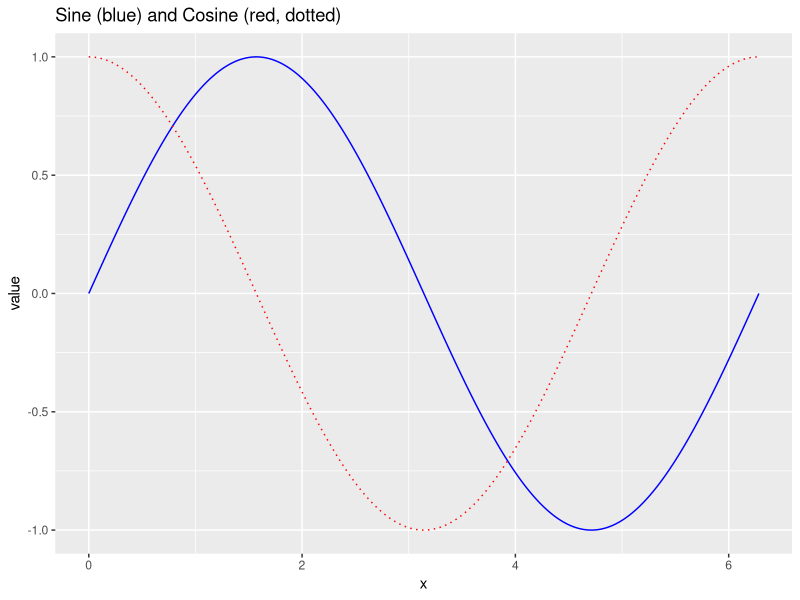
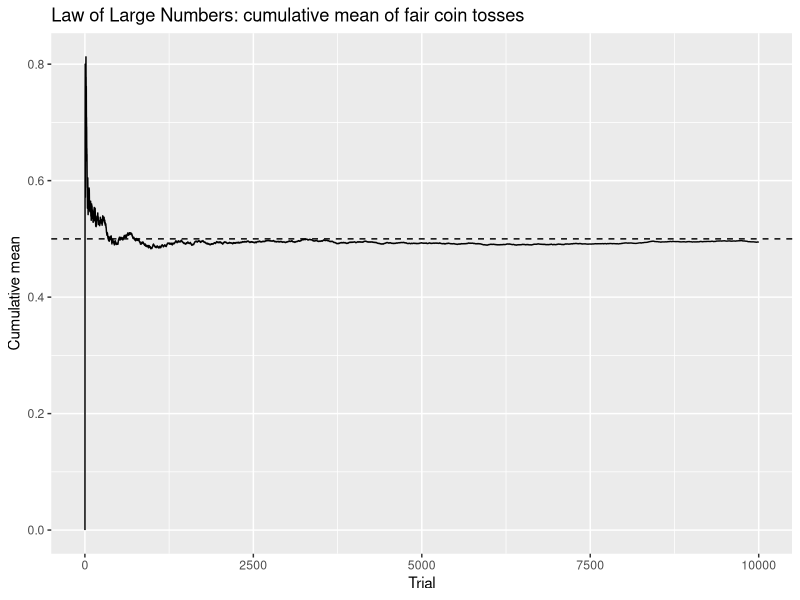
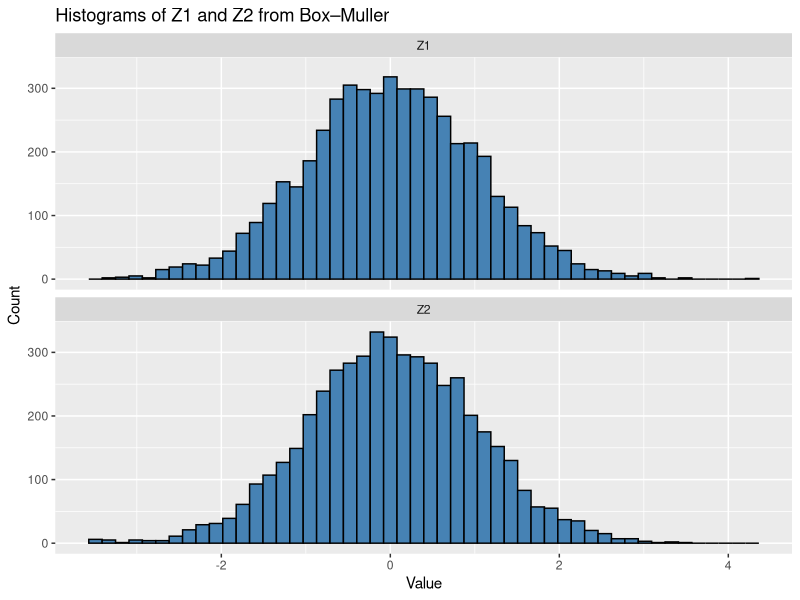

Here is the R script that generated these plots, in order:

#Q1
A <- matrix(c(3,5,0,2), nrow=2, ncol=2)
B <- matrix(c(1,4,4,7), nrow=2, ncol=2)

#(a) A+B
A + B

#(b) A-B
A - B

#(c) AB (matrix multiplication)
A %*% B

#(d) A(B^-1)
A %*% solve(B)

#(e) A/B  # MATLAB-style right division: A * inv(B)
A %*% solve(B)

#(f) A\B  # MATLAB-style left division: inv(A) * B
solve(A) %*% B

#(g) A.*B  # element-wise multiplication
A * B

#(h) A./B  # element-wise division
A / B


#Q2
C <- matrix(c(1,2,1,4,4,6,3,13,3,8,4,15,7,3,5,15), nrow=4, ncol=4)

# Show rank of C using QR decomposition
qr(C)$rank

# Why is the rank of C not 4?
# Because C is singular: det(C) = 0 and the smallest singular value is ~0, so the columns are linearly dependent; specifically c2 + c3 = 7*c1, giving rank 3.

#Q3
D <- matrix(c(1,2,1,4,4,6,3,1,3,8,4,7,7,3,5,6), nrow=4, ncol=4)
d <- matrix(c(14,8,10,18), nrow=4, ncol=1)

# Solve the system Dx = d
solve(D, d)


#Q4
# Generate E: 4x4 matrix of uniform random numbers and compute trace and determinant
set.seed(6372)
E <- matrix(runif(16), nrow = 4, ncol = 4)
# Trace of E
sum(diag(E))
# Determinant of E
det(E)

# Verify eigenvalue relations: product(eigenvalues) == determinant, sum(eigenvalues) == trace
ev <- eigen(E)$values
prod_ev <- prod(ev)
sum_ev <- sum(ev)
detE <- det(E)
trE <- sum(diag(E))
# Compare (coerce determinant/trace to complex to match eigenvalue mode)
prod_equal <- all.equal(prod_ev, as.complex(detE))
sum_equal <- all.equal(sum_ev, as.complex(trE))

# Print results
ev
prod_ev
as.complex(detE)
prod_equal
sum_ev
as.complex(trE)
sum_equal


#Q5
# Generate vectors x, y, z
x <- seq(-6, 121, by = 1)
x
y <- seq(-6, 120, by = 2)
y
z <- 2^(1:7)
z


#Q6
# Create a 5x6 matrix F and assign values using for/if/else if/else
F <- matrix(0, nrow = 5, ncol = 6)
for(i in 1:nrow(F)){
  for(j in 1:ncol(F)){
    if(i == j){
      F[i,j] <- -8
    } else if(abs(i - j) == 1){
      F[i,j] <- 3
    } else {
      F[i,j] <- 0
    }
  }
}

# Show F
F


#Q7
# Plot sine and cosine using ggplot
x_sc <- seq(0, 2 * pi, length.out = 400)
df_sc <- data.frame(
  x = rep(x_sc, times = 2),
  value = c(sin(x_sc), cos(x_sc)),
  func = rep(c("sin", "cos"), each = length(x_sc))
)
library(ggplot2)
# Sine: blue solid line; Cosine: red dotted line
ggplot() +
  geom_line(data = subset(df_sc, func == "sin"), aes(x = x, y = value), color = "blue") +
  geom_line(data = subset(df_sc, func == "cos"), aes(x = x, y = value), color = "red", linetype = "dotted") +
  labs(title = "Sine (blue) and Cosine (red, dotted)", x = "x", y = "value")

#Q8
# Simulate tossing a biased coin with P(heads)=0.4 using Bernoulli trials
p <- 0.4
N <- 1000
# simulate via uniform draws (Bernoulli): 1=heads, 0=tails
tosses <- as.numeric(runif(N) < p)
# sample mean
sample_mean <- mean(tosses)
# show results
sample_mean


#Q9
# Demonstrate the Law of Large Numbers with fair coin tosses (p = 0.5)
N_lln <- 10000
# 1 = heads, 0 = tails
tosses_fair <- rbinom(N_lln, size = 1, prob = 0.5)
# cumulative sample mean
cummean <- cumsum(tosses_fair) / seq_len(N_lln)
# prepare data frame for plotting
df_lln <- data.frame(trial = seq_len(N_lln), cummean = cummean)
# plot showing convergence toward 0.5
library(ggplot2)
ggplot(df_lln, aes(x = trial, y = cummean)) +
  geom_line() +
  geom_hline(yintercept = 0.5, linetype = "dashed") +
  labs(title = "Law of Large Numbers: cumulative mean of fair coin tosses",
       x = "Trial",
       y = "Cumulative mean")


#Q10
# Generate a Binomial(50, 0.2) random variable using uniform draws
n_bin <- 50
p_bin <- 0.2
# one Binomial draw as sum of Bernoulli trials via uniforms
X_bin <- sum(runif(n_bin) < p_bin)
X_bin


#Q11
# Simulate a discrete random variable X with P(X=1)=0.35, P(X=2)=0.15, P(X=3)=0.4, P(X=4)=0.1 using a uniform draw
u <- runif(1)
if (u < 0.35) {
  X <- 1
} else if (u < 0.35 + 0.15) {
  X <- 2
} else if (u < 0.35 + 0.15 + 0.4) {
  X <- 3
} else {
  X <- 4
}
# show simulated value
X


#Q12
# Simulate an Exponential(1) random variable using inverse transform of a uniform(0,1)
U_exp <- runif(1)
X_exp <- -log(1-U_exp)
# show simulated exponential draw
X_exp


#Q13
# Generate 5000 pairs of independent standard Normal(0,1) variables via Box-Muller using uniforms and plot histograms
n_pairs <- 5000
u1 <- runif(n_pairs)
u2 <- runif(n_pairs)
z1 <- sqrt(-2 * log(u1)) * cos(2 * pi * u2)
z2 <- sqrt(-2 * log(u1)) * sin(2 * pi * u2)
# combined data frame for plotting
library(ggplot2)
df_norm <- data.frame(value = c(z1, z2), var = rep(c("Z1", "Z2"), each = n_pairs))
# plot separate histograms for Z1 and Z2
ggplot(df_norm, aes(x = value)) +
  geom_histogram(bins = 50, fill = "steelblue", color = "black") +
  facet_wrap(~var, ncol = 1) +
  labs(title = "Histograms of Z1 and Z2 from Box–Muller", x = "Value", y = "Count")
